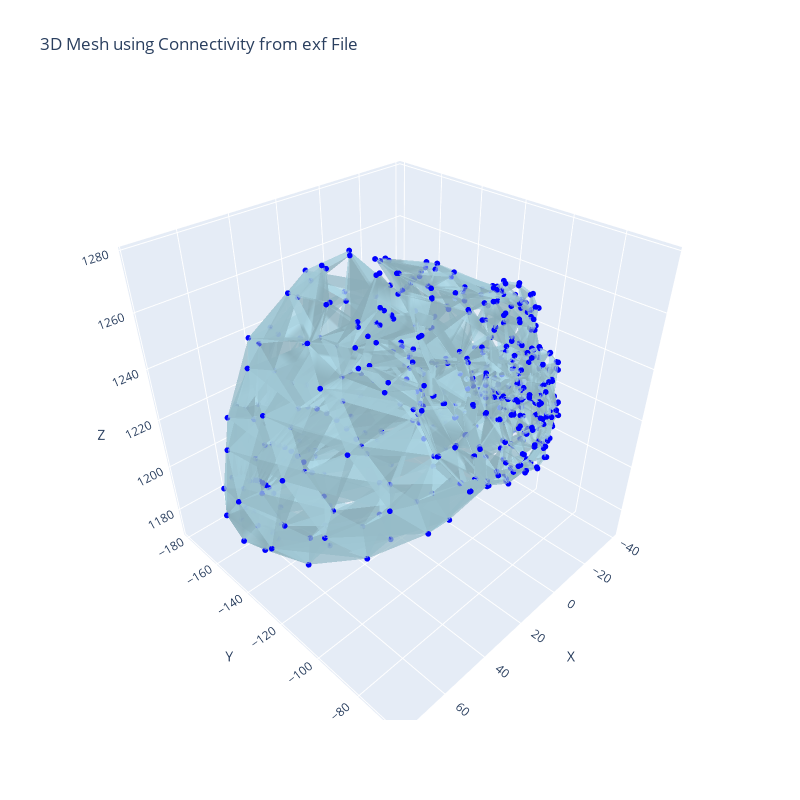

Write notebook code for a chart like this one.
### Code cell
# Create a Mesh3d plot with the parsed coordinates and connectivity.
mesh = go.Mesh3d(
    x=x_all,
    y=y_all,
    z=z_all,
    i=i_vals,
    j=j_vals,
    k=k_vals,
    opacity=0.5,
    color='lightblue'
)

fig = go.Figure(data=[mesh])

fig.add_trace(go.Scatter3d(
    x=x_all,
    y=y_all,
    z=z_all,
    mode='markers',
    marker=dict(size=2, color='blue'),
    text=text_normal,
    hoverinfo='text',
    name='Normal Nodes'
))

fig.update_layout(
    title="3D Mesh using Connectivity from exf File",
    scene=dict(
        xaxis=dict(title='X', 
                   #range=axis_range
                   ),
        yaxis=dict(title='Y',
                   #range=axis_range
                   ),
        zaxis=dict(title='Z',
                   #range=[range + 800 for range in axis_range]
                   ),
        aspectmode="cube"
    ),
    width=800,
    height=800
)
fig.show()

### Figure 1 — Plotly figure (JSON) as saved in the notebook; plotly's stock layout.template omitted (floating-point values rounded to 4 significant figures; data arrays with more than 128 entries replaced by an {"elided": "..."} marker saying what was removed)
{"data": [{"color": "lightblue", "i": {"elided": "3880 int values"}, "j": {"elided": "3880 int values"}, "k": {"elided": "3880 int values"}, "opacity": 0.5, "type": "mesh3d", "x": {"elided": "639 float values"}, "y": {"elided": "639 float values"}, "z": {"elided": "639 float values"}}, {"hoverinfo": "text", "marker": {"color": "blue", "size": 2}, "mode": "markers", "name": "Normal Nodes", "text": {"elided": "632 str values"}, "type": "scatter3d", "x": {"elided": "639 float values"}, "y": {"elided": "639 float values"}, "z": {"elided": "639 float values"}}], "layout": {"height": 800, "scene": {"aspectmode": "cube", "xaxis": {"title": {"text": "X"}}, "yaxis": {"title": {"text": "Y"}}, "zaxis": {"title": {"text": "Z"}}}, "title": {"text": "3D Mesh using Connectivity from exf File"}, "width": 800}}
